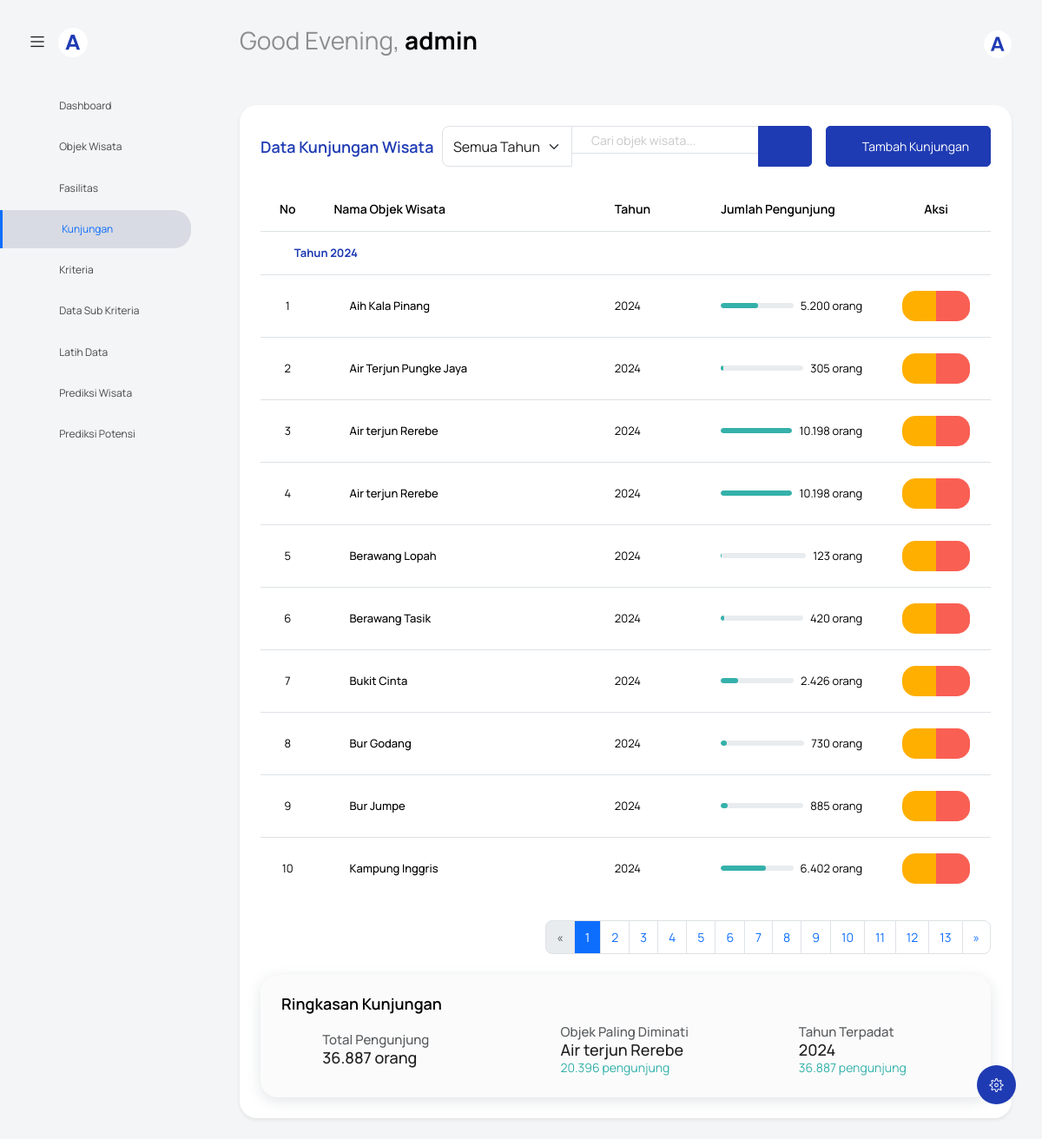
/index.php?page=kunjungan (signed in), run on the app's committed database.
### tables this page shows
CREATE TABLE `kunjungan_wisata` (
  `id_kunjungan` int(11) NOT NULL,
  `id_objek` int(11) NOT NULL,
  `tahun` year(4) NOT NULL,
  `jumlah_pengunjung` int(11) NOT NULL
);

CREATE TABLE `objek_wisata` (
  `id_objek` int(11) NOT NULL,
  `nama_objek` varchar(100) NOT NULL,
  `deskripsi` text DEFAULT NULL,
  `kecamatan` varchar(100) DEFAULT NULL,
  `latitude` varchar(100) DEFAULT NULL,
  `longitude` varchar(100) DEFAULT NULL,
  `foto` varchar(255) DEFAULT NULL
);

### controller/kunjungan.php (called while the page is built, shortened)
<?php
include __DIR__ . '/../koneksi.php';
$limit = 10;
$page = isset($_GET['page_no']) ? (int)$_GET['page_no'] : 1;
$offset = ($page - 1) * $limit;
$where = [];
$whereClause = count($where) > 0 ? "WHERE " . implode(" AND ", $where) : "";
$totalQuery = $conn->query("SELECT COUNT(*) AS total
                            FROM kunjungan_wisata k
                            JOIN objek_wisata o ON k.id_objek = o.id_objek
                            $whereClause");
$totalRow = $totalQuery->fetch_assoc()['total'];
$total_pages = ceil($totalRow / $limit);
$query = "SELECT k.id_kunjungan, k.tahun, k.jumlah_pengunjung, o.nama_objek
          FROM kunjungan_wisata k
          JOIN objek_wisata o ON k.id_objek = o.id_objek
          $whereClause
          ORDER BY k.tahun DESC, o.nama_objek ASC";
if ($total_pages > 1) {
    $query .= " LIMIT $limit OFFSET $offset";
}
$result = $conn->query($query);
$data_kunjungan = [];
if ($result && $result->num_rows > 0) {
    while ($row = $result->fetch_assoc()) {
        $data_kunjungan[] = $row;
    }
}

### view/kunjungan/index.php (the view, shortened to what this page needs)
<?php include('view/template/header.php'); ?>
<body class="with-welcome-text">
  <div class="container-scroller">
    <?php include 'view/template/navbar.php'; ?>
    <div class="container-fluid page-body-wrapper">
      <?php include 'view/template/setting_panel.php'; ?>
      <?php include 'view/template/sidebar.php'; ?>
      <div class="main-panel">
        <div class="content-wrapper">
          <div class="row">
            <div class="col-12">
              <?php include 'controller/kunjungan.php'; ?>
              <div class="card shadow-sm">
                <div class="card-body">
                  <div class="d-flex flex-column flex-md-row justify-content-between align-items-start align-items-md-center mb-4">
                    <h4 class="card-title text-primary mb-3 mb-md-0">Data Kunjungan Wisata</h4>
                    <div class="d-flex flex-column flex-md-row gap-2">
                      <form method="GET" action="index.php" class="mb-2 mb-md-0 me-md-2">
                        <div class="input-group">
                          <select name="filter_tahun" class="form-select" style="max-width: 150px;">
                            <option value="">Semua Tahun</option>
                          </select>
                          <input type="text" name="search" value="<?= isset($_GET['search']) ? htmlspecialchars($_GET['search']) : '' ?>" class="form-control" placeholder="Cari objek wisata...">
                          <button class="btn btn-primary" type="submit">
                            <i class="mdi mdi-magnify"></i>
                          </button>
                        </div>
                      </form>
                      <a href="index.php?page=kunjungan_tambah" class="btn btn-primary d-flex align-items-center">
                        <i class="mdi mdi-plus-circle-outline me-1"></i>
                        Tambah Kunjungan
                      </a>
                    </div>
                  </div>
                  <div class="table-responsive">
                    <table class="table table-hover">
                      <thead class="bg-light">
                        <tr>
                          <th class="text-center" width="5%">No</th>
                          <th width="40%">Nama Objek Wisata</th>
                          <th width="15%">Tahun</th>
                          <th width="25%">Jumlah Pengunjung</th>
                          <th class="text-center" width="15%">Aksi</th>
                        </tr>
                      </thead>
                      <tbody>
                        <?php if (count($data_kunjungan) > 0): ?>
                          <?php
                          $no = isset($_GET['page_no']) ? (($_GET['page_no'] - 1) * 10) + 1 : 1;
                          $current_year = null;
                          foreach ($data_kunjungan as $index => $row):
                            $is_new_year = $current_year !== $row['tahun'];
                            if ($is_new_year) {
                              $current_year = $row['tahun'];
                            }
                          ?>
                            <?php if ($is_new_year): ?>
                              <tr class="bg-light">
                                <td colspan="5" class="fw-bold text-primary">
                                  <i class="mdi mdi-calendar-clock me-1"></i>
                                  Tahun <?= $row['tahun'] ?>
                                </td>
                              </tr>
                            <?php endif; ?>
                            <tr>
                              <td class="text-center"><?= $no++ ?></td>
                              <td>
                                <div class="d-flex align-items-center">
                                  <i class="mdi mdi-map-marker-radius text-danger me-2"></i>
                                  <span class="fw-medium"><?= htmlspecialchars($row['nama_objek']) ?></span>
                                </div>
                              </td>
                              <td><?= $row['tahun'] ?></td>
                              <td>
                                <div class="d-flex align-items-center">
                                  <div class="progress flex-grow-1 me-2" style="height: 6px;">
                                    <?php
                                    $max_visitors = 0;
                                    foreach($data_kunjungan as $item) {
                                      if ($item['jumlah_pengunjung'] > $max_visitors) {
                                        $max_visitors = $item['jumlah_pengunjung'];
                                      }
                                    }
                                    $percentage = ($row['jumlah_pengunjung'] / $max_visitors) * 100;
                                    ?>
                                    <div class="progress-bar bg-success" style="width: <?= $percentage ?>%"></div>
                                  </div>
                                  <span class="text-nowrap"><?= number_format($row['jumlah_pengunjung'], 0, ',', '.') ?> orang</span>
                                </div>
                              </td>
                              <td class="text-center">
                                <div class="btn-group" role="group">
                                  <a href="index.php?page=kunjungan_edit&id=<?= $row['id_kunjungan'] ?>"
                                     class="btn btn-warning btn-sm"
                                     data-bs-toggle="tooltip"
                                     title="Edit Data">
                                    <i class="mdi mdi-pencil"></i>
                                  </a>
                                  <a href="javascript:void(0)"
                                     onclick="confirmDelete(<?= $row['id_kunjungan'] ?>, '<?= htmlspecialchars(addslashes($row['nama_objek'])) ?>', '<?= $row['tahun'] ?>')"
                                     class="btn btn-danger btn-sm"
                                     data-bs-toggle="tooltip"
                                     title="Hapus Data">
                                    <i class="mdi mdi-delete"></i>
                                  </a>
                                </div>
                              </td>
                            </tr>
                          <?php endforeach; ?>
                        <?php endif; ?>
                      </tbody>
                    </table>
                  </div>
                  <?php if (isset($total_pages) && $total_pages > 1): ?>
                  <nav aria-label="Page navigation" class="mt-4">
                    <ul class="pagination justify-content-end">
                      <?php
                      $current_page = isset($_GET['page_no']) ? $_GET['page_no'] : 1;
                      $prev_page = $current_page > 1 ? $current_page - 1 : 1;
                      $next_page = $current_page < $total_pages ? $current_page + 1 : $total_pages;
                      ?>
                      <li class="page-item <?= $current_page == 1 ? 'disabled' : '' ?>">
                        <a class="page-link" href="index.php?page=kunjungan&page_no=<?= $prev_page ?><?= isset($_GET['search']) ? '&search='.htmlspecialchars($_GET['search']) : '' ?><?= isset($_GET['filter_tahun']) ? '&filter_tahun='.htmlspecialchars($_GET['filter_tahun']) : '' ?>" aria-label="Previous">
                          <span aria-hidden="true">&laquo;</span>
                        </a>
                      </li>
                      <?php for ($i = 1; $i <= $total_pages; $i++): ?>
                        <li class="page-item <?= $i == $current_page ? 'active' : '' ?>">
                          <a class="page-link" href="index.php?page=kunjungan&page_no=<?= $i ?><?= isset($_GET['search']) ? '&search='.htmlspecialchars($_GET['search']) : '' ?><?= isset($_GET['filter_tahun']) ? '&filter_tahun='.htmlspecialchars($_GET['filter_tahun']) : '' ?>"><?= $i ?></a>
                        </li>
                      <?php endfor; ?>
                      <li class="page-item <?= $current_page == $total_pages ? 'disabled' : '' ?>">
                        <a class="page-link" href="index.php?page=kunjungan&page_no=<?= $next_page ?><?= isset($_GET['search']) ? '&search='.htmlspecialchars($_GET['search']) : '' ?><?= isset($_GET['filter_tahun']) ? '&filter_tahun='.htmlspecialchars($_GET['filter_tahun']) : '' ?>" aria-label="Next">
                          <span aria-hidden="true">&raquo;</span>
                        </a>
                      </li>
                    </ul>
                  </nav>
                  <?php endif; ?>
                  <?php if (count($data_kunjungan) > 0): ?>
                  <div class="row mt-4">
                    <div class="col-12">
                      <div class="card bg-light">
                        <div class="card-body">
                          <h5 class="card-title mb-3">Ringkasan Kunjungan</h5>
                          <div class="row">
                            <?php
                            $total_visitors = 0;
                            $years_data = [];
                            $locations_data = [];
                            foreach($data_kunjungan as $item) {
                              $total_visitors += $item['jumlah_pengunjung'];
                              if (!isset($years_data[$item['tahun']])) {
                                $years_data[$item['tahun']] = 0;
                              }
                              $years_data[$item['tahun']] += $item['jumlah_pengunjung'];
                              if (!isset($locations_data[$item['nama_objek']])) {
                                $locations_data[$item['nama_objek']] = 0;
                              }
                              $locations_data[$item['nama_objek']] += $item['jumlah_pengunjung'];
                            }
                            arsort($locations_data);
                            $top_location = key($locations_data);
                            $top_location_visitors = reset($locations_data);
                            arsort($years_data);
                            $top_year = key($years_data);
                            $top_year_visitors = reset($years_data);
                            ?>
                            <div class="col-md-4 mb-3 mb-md-0">
                              <div class="d-flex align-items-center">
                                <i class="mdi mdi-account-group text-primary me-3" style="font-size: 2.5rem;"></i>
                                <div>
                                  <h6 class="text-muted mb-1">Total Pengunjung</h6>
                                  <h4 class="mb-0"><?= number_format($total_visitors, 0, ',', '.') ?> orang</h4>
                                </div>
                              </div>
                            </div>
                            <div class="col-md-4 mb-3 mb-md-0">
                              <div class="d-flex align-items-center">
                                <i class="mdi mdi-map-marker text-danger me-3" style="font-size: 2.5rem;"></i>
                                <div>
                                  <h6 class="text-muted mb-1">Objek Paling Diminati</h6>
                                  <h4 class="mb-0"><?= htmlspecialchars($top_location) ?></h4>
                                  <small class="text-success"><?= number_format($top_location_visitors, 0, ',', '.') ?> pengunjung</small>
                                </div>
                              </div>
                            </div>
                            <div class="col-md-4">
                              <div class="d-flex align-items-center">
                                <i class="mdi mdi-calendar-star text-info me-3" style="font-size: 2.5rem;"></i>
                                <div>
                                  <h6 class="text-muted mb-1">Tahun Terpadat</h6>
                                  <h4 class="mb-0"><?= $top_year ?></h4>
                                  <small class="text-success"><?= number_format($top_year_visitors, 0, ',', '.') ?> pengunjung</small>
                                </div>
                              </div>
                            </div>
                          </div>
                        </div>
                      </div>
                    </div>
                  </div>
                  <?php endif; ?>
                </div>
              </div>
            </div>
          </div>
        </div>
      </div>
    </div>
  </div>
</body>
</html>

### data on the page
kunjungan_wisata: tahun "2024", id_objek.nama_objek "Aih Kala Pinang", $percentage 50.990390272602 (drawn), jumlah_pengunjung "5.200"
kunjungan_wisata: id_objek.nama_objek "Air Terjun Pungke Jaya", tahun "2024", $percentage 2.9907825063738 (drawn), jumlah_pengunjung "305"
kunjungan_wisata: id_objek.nama_objek "Air terjun Rerebe", tahun "2024", jumlah_pengunjung "10.198"
kunjungan_wisata: id_objek.nama_objek "Air terjun Rerebe", tahun "2024", $percentage 100 (drawn), jumlah_pengunjung "10.198"
kunjungan_wisata: id_objek.nama_objek "Berawang Lopah", tahun "2024", jumlah_pengunjung "123"
kunjungan_wisata: id_objek.nama_objek "Berawang Tasik", tahun "2024", $percentage 4.118454598941 (drawn), jumlah_pengunjung "420"
kunjungan_wisata: id_objek.nama_objek "Bukit Cinta", tahun "2024", $percentage 23.788978231026 (drawn), jumlah_pengunjung "2.426"
kunjungan_wisata: id_objek.nama_objek "Bur Godang", tahun "2024", $percentage 7.1582663267307 (drawn), jumlah_pengunjung "730"
kunjungan_wisata: id_objek.nama_objek "Bur Jumpe", tahun "2024", $percentage 8.6781721906256 (drawn), jumlah_pengunjung "885"
kunjungan_wisata: id_objek.nama_objek "Kampung Inggris", tahun "2024", $percentage 62.777015101 (drawn), jumlah_pengunjung "6.402"

### other printed values
$namaPengguna "admin"
$item['title'] "Dashboard"
$item['title'] "Objek Wisata"
$item['title'] "Fasilitas"
$item['title'] "Kunjungan"
$item['title'] "Kriteria"
$item['title'] "Data Sub Kriteria"
$item['title'] "Latih Data"
$item['title'] "Prediksi Wisata"
$item['title'] "Prediksi Potensi"
$total_visitors "36.887"
$top_location "Air terjun Rerebe"
$top_location_visitors "20.396"
$top_year "2024"
$top_year_visitors "36.887"
